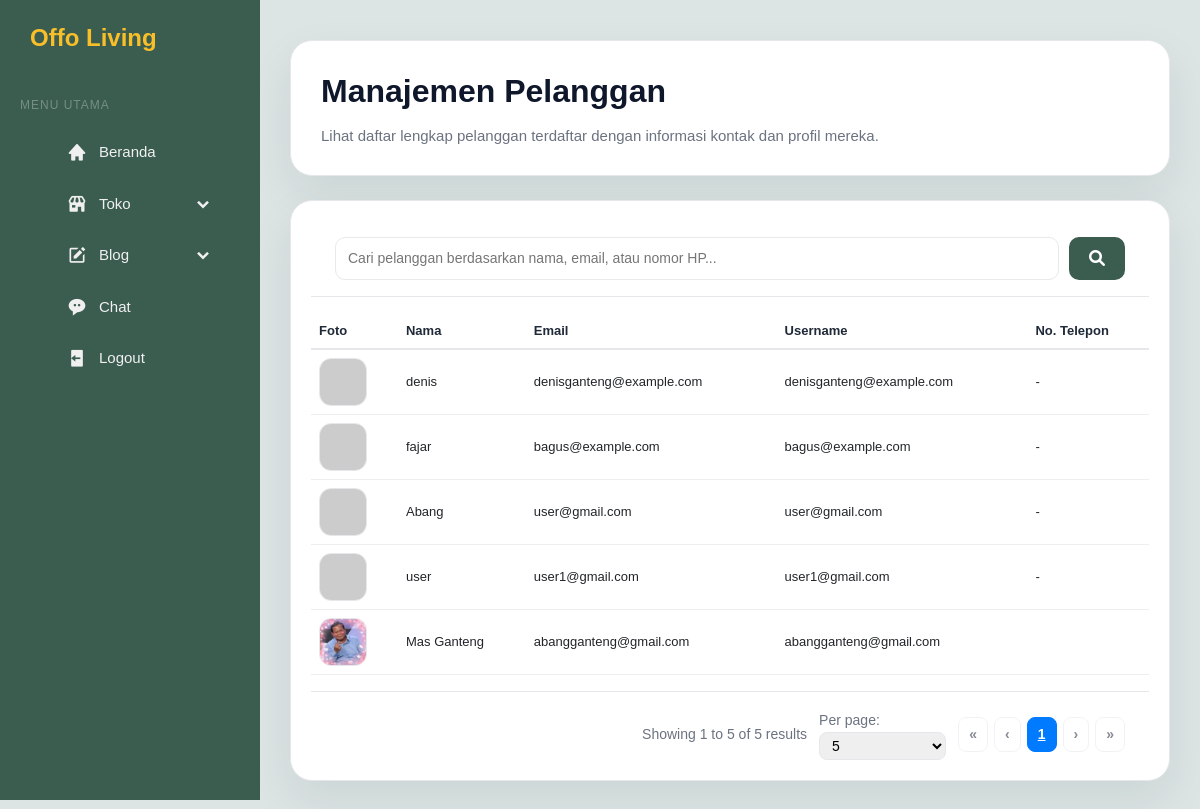
Screenshot of /admin-page/pelanggan.php (signed in) with the database file from the repository.
### tables this page shows
CREATE TABLE `users` (
  `id` int(11) NOT NULL,
  `name` varchar(255) NOT NULL,
  `email` varchar(255) NOT NULL,
  `password` varchar(255) NOT NULL,
  `phone` varchar(30) DEFAULT NULL,
  `profile_photo` varchar(255) DEFAULT NULL,
  `address` text DEFAULT NULL,
  `username` varchar(100) DEFAULT NULL,
  `created_at` timestamp NOT NULL DEFAULT current_timestamp()
);

### admin-page/pelanggan.php (the view, shortened to what this page needs)
<?php
require_once __DIR__ . '/../database/config.php';
$page = isset($_GET['page']) ? max(1, intval($_GET['page'])) : 1;
$perPage = isset($_GET['per_page']) ? intval($_GET['per_page']) : 5;
$perPage = min($perPage, 100);
$search = isset($_GET['search']) ? trim($_GET['search']) : '';
$searchWhere = '';
$params = [];
$types = '';
$countQuery = "SELECT COUNT(*) as total FROM users " . $searchWhere;
if (!empty($params)) {
    $stmt = $conn->prepare($countQuery);
    $stmt->bind_param($types, ...$params);
    $stmt->execute();
    $totalResult = $stmt->get_result();
    $stmt->close();
} else {
    $totalResult = $conn->query($countQuery);
}
$totalRow = $totalResult->fetch_assoc();
$totalUsers = $totalRow['total'];
$totalPages = ceil($totalUsers / $perPage);
$page = min($page, max(1, $totalPages));
$offset = ($page - 1) * $perPage;
$query = "SELECT id, name, email, username, phone, profile_photo, created_at FROM users " . $searchWhere . " ORDER BY created_at DESC LIMIT ?, ?";
$params[] = $offset;
$params[] = $perPage;
$types .= 'ii';
$stmt = $conn->prepare($query);
if (!empty($searchWhere)) {
    $stmt->bind_param($types, ...$params);
} else {
    $stmt->bind_param('ii', $offset, $perPage);
}
$stmt->execute();
$result = $stmt->get_result();
$users = [];
while ($row = $result->fetch_assoc()) {
    $users[] = $row;
}
?>
<!DOCTYPE html>
<html lang="id">
<head>
    <link href="../css/bootstrap.min.css" rel="stylesheet">
    <link href='https://cdn.jsdelivr.net/npm/boxicons@2.0.9/css/boxicons.min.css' rel='stylesheet'>
    <link href="https://cdnjs.cloudflare.com/ajax/libs/font-awesome/6.0.0-beta3/css/all.min.css" rel="stylesheet">
    <link href="../css/admin.css" rel="stylesheet">
</head>
<body>
    <nav class="sidebar">
        <div class="logo">
            <span>Offo Living</span>
        </div>
        <div class="menu-section">
            <div class="menu-title">Menu Utama</div>
            <ul class="nav-links">
                <li class="nav-item">
                    <a class="nav-link" onclick="toggleSubmenu(this)" href="admin_page.php">
                        <i class='bx bxs-home'></i>
                        <span>Beranda</span>
                    </a>
                <li class="nav-item">
                    <a class="nav-link" onclick="toggleSubmenu(this)">
                        <i class='bx bxs-store'></i>
                        <span>Toko</span>
                        <i class='bx bxs-chevron-down arrow'></i>
                    </a>
                </li>
                <li class="nav-item">
                    <a class="nav-link" onclick="toggleSubmenu(this)">
                        <i class='bx bxs-edit'></i>
                        <span>Blog</span>
                        <i class='bx bxs-chevron-down arrow'></i>
                    </a>
                </li>
                <li class="nav-item">
                    <a class="nav-link" href="chat.php">
                        <i class='bx bxs-message-rounded-dots'></i>
                        <span>Chat</span>
                    </a>
                </li>
                <li class="nav-item">
                    <a class="nav-link" href="../database/logout.php">
                        <i class='bx bxs-log-out'></i>
                        <span>Logout</span>
                    </a>
                </li>
            </ul>
        </div>
    </nav>
<div class="main-content">
    <div class="page-header">
        <div>
            <div class="page-title">Manajemen Pelanggan</div>
            <div class="page-subtitle">Lihat daftar lengkap pelanggan terdaftar dengan informasi kontak dan profil mereka.</div>
        </div>
    </div>
    <div class="table-card">
        <div class="search-box">
            <form method="GET" action="pelanggan.php" style="display: flex; gap: 10px;">
                <input type="text" name="search" class="search-input" placeholder="Cari pelanggan berdasarkan nama, email, atau nomor HP..." value="<?php echo htmlspecialchars($search); ?>">
                <button type="submit" class="btn btn-primary" style="padding: 10px 20px;">
                    <i class="fas fa-search"></i>
                </button>
            </form>
        </div>
        <div class="table-wrapper">
            <table class="table table-hover align-middle mb-0">
                <thead>
                    <tr>
                        <th>Foto</th>
                        <th>Nama</th>
                        <th>Email</th>
                        <th>Username</th>
                        <th>No. Telepon</th>
                    </tr>
                </thead>
                <tbody>
                    <?php if (empty($users)): ?>
                        <tr>
                            <td colspan="5" class="text-center py-5 text-muted">
                                <i class="fas fa-users" style="font-size: 1.5rem;"></i>
                                <div>Belum ada pelanggan terdaftar.</div>
                            </td>
                        </tr>
                    <?php else: ?>
                        <?php foreach ($users as $user): ?>
                            <tr>
                                <td>
                                    <img src="<?php
                                        if (!empty($user['profile_photo']) && file_exists(__DIR__ . '/../' . $user['profile_photo'])) {
                                            echo '../' . htmlspecialchars($user['profile_photo']);
                                        } else {
                                            echo 'https://ui-avatars.com/api/?name=' . urlencode($user['name']) . '&background=random&size=48';
                                        }
                                    ?>" alt="<?php echo htmlspecialchars($user['name']); ?>" class="user-photo">
                                </td>
                                <td><?php echo htmlspecialchars($user['name']); ?></td>
                                <td><?php echo htmlspecialchars($user['email']); ?></td>
                                <td><?php echo htmlspecialchars($user['username'] ?? $user['email']); ?></td>
                                <td><?php echo htmlspecialchars($user['phone'] ?? '-'); ?></td>
                            </tr>
                        <?php endforeach; ?>
                    <?php endif; ?>
                </tbody>
            </table>
        </div>
        <div class="pagination-controls">
            <div class="pagination-info">
                Showing <?php echo $totalUsers > 0 ? ($offset + 1) : 0; ?> to <?php echo min($offset + $perPage, $totalUsers); ?> of <?php echo $totalUsers; ?> results
            </div>
            <div>
                <label for="per_page_select" style="margin-right: 8px; font-size: 14px; color: #6b7280;">Per page:</label>
                <select id="per_page_select" class="per-page-select" onchange="changePerPage(this.value)">
                    <option value="5" <?php echo $perPage == 5 ? 'selected' : ''; ?>>5</option>
                </select>
            </div>
            <div class="pagination-buttons">
                <?php if ($page > 1): ?>
                    <a href="pelanggan.php?page=1<?php echo !empty($search) ? '&search=' . urlencode($search) : ''; ?>&per_page=<?php echo $perPage; ?>" class="pagination-btn">«</a>
                    <a href="pelanggan.php?page=<?php echo $page - 1; ?><?php echo !empty($search) ? '&search=' . urlencode($search) : ''; ?>&per_page=<?php echo $perPage; ?>" class="pagination-btn">‹</a>
                <?php else: ?>
                    <button class="pagination-btn" disabled>«</button>
                    <button class="pagination-btn" disabled>‹</button>
                <?php endif; ?>
                <?php
                $startPage = max(1, $page - 2);
                $endPage = min($totalPages, $page + 2);
                for ($i = $startPage; $i <= $endPage; $i++):
                ?>
                    <a href="pelanggan.php?page=<?php echo $i; ?><?php echo !empty($search) ? '&search=' . urlencode($search) : ''; ?>&per_page=<?php echo $perPage; ?>"
                       class="pagination-btn <?php echo $i == $page ? 'active' : ''; ?>">
                        <?php echo $i; ?>
                    </a>
                <?php endfor; ?>
                <?php if ($page < $totalPages): ?>
                    <a href="pelanggan.php?page=<?php echo $page + 1; ?><?php echo !empty($search) ? '&search=' . urlencode($search) : ''; ?>&per_page=<?php echo $perPage; ?>" class="pagination-btn">›</a>
                    <a href="pelanggan.php?page=<?php echo $totalPages; ?><?php echo !empty($search) ? '&search=' . urlencode($search) : ''; ?>&per_page=<?php echo $perPage; ?>" class="pagination-btn">»</a>
                <?php else: ?>
                    <button class="pagination-btn" disabled>›</button>
                    <button class="pagination-btn" disabled>»</button>
                <?php endif; ?>
            </div>
        </div>
    </div>
</div>
</body>
</html>

### css/admin.css (style rules this page uses)
:root { --primary: #f9bf29; --secondary: #3b5d50; --dark: #2f2f2f; --light: #dce5e4; --white: #ffffff; --text-light: #f0f0f0; --shadow: 0 4px 12px rgba(0, 0, 0, 0.1); --transition: all 0.3s ease; }
* { margin: 0; padding: 0; box-sizing: border-box; font-family: 'Poppins', sans-serif; }
body { background-color: var(--light); display: flex; min-height: 100vh; color: var(--dark); }
.sidebar { width: 260px; background-color: var(--secondary); height: 100vh; position: fixed; top: 0; left: 0; padding: 20px; display: flex; flex-direction: column; transition: var(--transition); z-index: 100; overflow-y: auto; }
.logo { font-size: 24px; font-weight: 700; color: var(--primary); margin-bottom: 40px; display: flex; align-items: center; gap: 10px; }
.menu-title { color: rgba(255,255,255,0.3); font-size: 12px; text-transform: uppercase; margin-bottom: 15px; letter-spacing: 1px; }
.nav-links { list-style: none; margin-bottom: 20px; }
.nav-item { margin-bottom: 5px; }
.nav-link { display: flex; align-items: center; padding: 12px 15px; color: var(--text-light); text-decoration: none; border-radius: 10px; transition: var(--transition); cursor: pointer; font-size: 15px; font-weight: 500; }
.nav-link i { margin-right: 12px; font-size: 20px; }
.nav-link .arrow { margin-left: auto; transition: transform 0.3s; }
.main-content { margin-left: 260px; flex: 1; padding: 30px; width: calc(100% - 260px); max-width: calc(100% - 260px); min-width: 0; box-sizing: border-box; }
* { box-sizing: border-box; }
.page-header { margin: 10px 0 20px; }
.page-title { font-size: 24px; font-weight: 700; color: var(--secondary); margin-bottom: 8px; }
.page-subtitle { font-size: 14px; color: #5f6d7a; line-height: 1.6; max-width: 720px; }
input[type="text"], input[type="number"], select, input[type="file"] { width: 100%; padding: 10px 12px; border-radius: 10px; border: 1px solid #e9e9e9; outline: none; }
.btn { display: inline-flex; align-items: center; justify-content: center; border: 0; cursor: pointer; padding: 10px 14px; border-radius: 10px; font-weight: 600; transition: var(--transition); text-decoration: none; }
.btn-primary { background: var(--secondary); color: var(--white); }
.table-card { background: var(--white); padding: 20px; border-radius: 15px; box-shadow: var(--shadow); margin-top: 20px; }
.table-wrapper { overflow-x: auto; margin-top: 16px; }
table { width:100%; border-collapse: collapse; }
th, td { border-bottom: 1px solid #eee; padding: 12px 10px; text-align: left; font-size: 13px; }
th { color: #777; font-weight: 600; }

### admin-page/pelanggan.php (style rules this page uses)
.page-header { display: flex; justify-content: space-between; align-items: flex-start; gap: 20px; margin-bottom: 24px; padding: 26px 30px; border-radius: 22px; background: #ffffff; border: 1px solid #e5e7eb; box-shadow: 0 18px 45px rgba(15, 23, 42, 0.08); }
.page-title { font-size: 32px; font-weight: 800; color: #0f172a; margin-bottom: 8px; }
.page-subtitle { color: #6b7280; font-size: 15px; line-height: 1.7; max-width: 640px; }
.table-card { background: #ffffff; border: 1px solid #e5e7eb; border-radius: 22px; box-shadow: 0 18px 45px rgba(15, 23, 42, 0.08); overflow: hidden; }
.table-wrapper { overflow-x: auto; }
.table-wrapper table { min-width: 760px; margin-bottom: 0; }
.table-wrapper th, .table-wrapper td { vertical-align: middle; }
.table-wrapper th { font-weight: 700; color: #1f2937; border-bottom: 2px solid #e5e7eb; }
.user-photo { width: 48px; height: 48px; border-radius: 12px; object-fit: cover; border: 1px solid #e5e7eb; }
.pagination-controls { display: flex; align-items: center; gap: 12px; justify-content: flex-end; margin-top: 16px; padding: 16px 24px 0; border-top: 1px solid #e5e7eb; }
.pagination-info { color: #6b7280; font-size: 14px; }
.per-page-select { padding: 4px 8px; border: 1px solid #e5e7eb; border-radius: 8px; font-size: 14px; }
.search-box { padding: 16px 24px; border-bottom: 1px solid #e5e7eb; }
.search-input { width: 100%; padding: 10px 14px; border: 1px solid #e5e7eb; border-radius: 10px; font-size: 14px; }
.pagination-buttons { display: flex; gap: 6px; }
.pagination-btn { padding: 6px 10px; border: 1px solid #e5e7eb; border-radius: 8px; background: white; cursor: pointer; color: #0f172a; font-size: 14px; font-weight: 600; transition: all 0.2s; }
.pagination-btn.active { background: #007bff; color: white; border-color: #007bff; }
.pagination-btn:disabled { opacity: 0.5; cursor: not-allowed; }

### rows the page displays
users: name "denis", email "denisganteng@example.com", phone "-"
users: name "fajar", email "bagus@example.com", phone "-"
users: name "Abang", email "user@gmail.com", phone "-"
users: name "user", email "user1@gmail.com", phone "-"
users: profile_photo (picture), name "Mas Ganteng", email "abangganteng@gmail.com"

### other values shown
$offset + 1 "1"
min($offset + $perPage, $totalUsers) "5"
$totalUsers "5"
